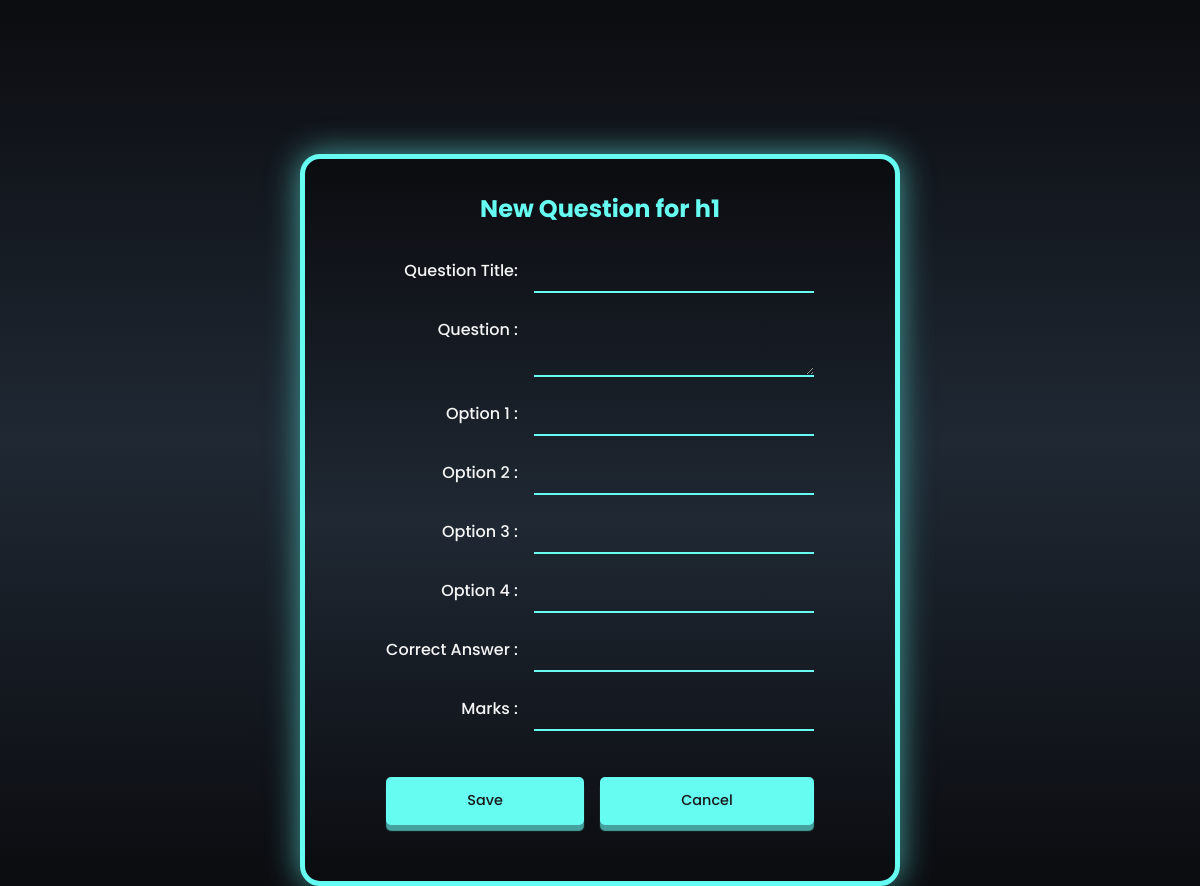
Page /new_question/1/1 on the earlier database version.
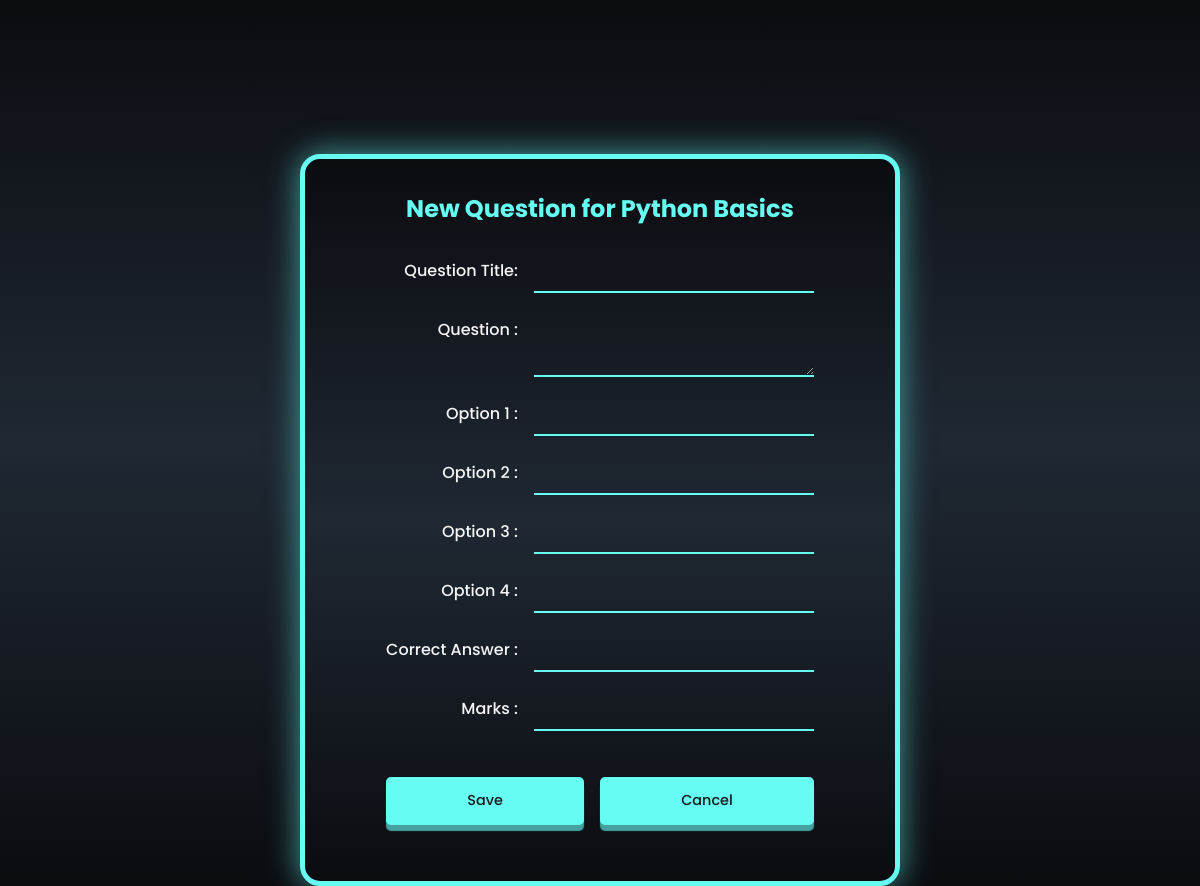
Same page on the later database version.
### models/models.py (models this page shows)
class Chapter(db.Model):
  id = db.Column(db.Integer, primary_key=True, nullable=False)
  name = db.Column(db.String(50), unique=True, nullable=False)
  description = db.Column(db.String(120), nullable=False)
  subject_id = db.Column(db.Integer, db.ForeignKey('subject.id'), nullable=False)
  questions = db.relationship('Question', backref='chapter', cascade="all, delete-orphan")
  quizes = db.relationship('Quiz', backref='chapter', cascade = "all, delete-orphan")

### controllers/routes.py (the view, shortened to what this page needs)
@admin_required
@app.route('/new_question/<int:quiz_id>/<int:chapter_id>', methods = ['GET', 'POST'])
def new_question(quiz_id, chapter_id):
    quiz = Quiz.query.filter_by(id = quiz_id).first()
    chapter = Chapter.query.filter_by(id = chapter_id).first()
    return render_template('question_form.html', chapter = chapter, quiz = quiz)

### templates/question_form.html (shortened to what this page needs)
{% extends 'base.html' %}
{% block content %}
    {% if question %}
    <div class="new-question-form" style="margin-top:20%;width: 50%;">
        <div class="heading">
            <h2>Update Question</h2>
        </div>
        <form action="/update_question/{{question.id}}" method="post" style="justify-self: center;">
            <div class="input-field"><label for="q-title">Question Title: </label><input type="text" name="q-title" id="q-title"
                value="{{question.question_title}}"></div>
            <div class="input-field"><label for="question">Question : </label><textarea id="question" name="question" type="text" required>{{question.question}}</textarea></div>
            <div class="input-field"><label for="option_1">Option 1 : </label><input id="option_1" name="option_1" type="text"
                value="{{question.option_1}}"></div>
            <div class="input-field"><label for="option_2">Option 2 : </label><input id="option_2" name="option_2" type="text"
                value="{{question.option_2}}"></div>
            <div class="input-field"><label for="option_3">Option 3 : </label><input id="option_3" name="option_3" type="text"
                value="{{question.option_3}}"></div>
            <div class="input-field"><label for="option_4">Option 4 : </label><input id="option_4" name="option_4" type="text"
                value="{{question.option_4}}"></div>
            <div class="input-field"><label for="correct_answer">Correct Answer : </label><input id="correct_answer" name="correct_answer" type="text" value="{{question.correct_answer}}" required></div>
            <div class="input-field"><label for="marks">Marks : </label><input id="marks" name="marks" type="number" value="{{question.marks}}" required></div>
            <div class="input-field"><button type="submit" class="button">Update</button>
            <a class="button" href="{{ url_for('quiz_dashboard' ) }}">Cancel</a>
            </div>
        </form>
    </div>
    {% else %}
    <div class="new-question-form" style="margin-top:20%;width: 50%;">
        <div class="heading">
            <h2>New Question for {{chapter.name}}</h2>
        </div>
        <form action="/new_question/{{quiz.id}}/{{chapter.id}}" method="post" style="justify-self: center;">
            <div class="input-field"><label for="q-title">Question Title: </label><input type="text" name="q-title" id="q-title"></div>
            <div class="input-field"><label for="question">Question : </label><textarea id="question" name="question" type="text" required></textarea></div>
            <div class="input-field"><label for="option_1">Option 1 : </label><input id="option_1" name="option_1" type="text" required></div>
            <div class="input-field"><label for="option_2">Option 2 : </label><input id="option_2" name="option_2" type="text" required></div>
            <div class="input-field"><label for="option_3">Option 3 : </label><input id="option_3" name="option_3" type="text" required></div>
            <div class="input-field"><label for="option_4">Option 4 : </label><input id="option_4" name="option_4" type="text" required></div>
            <div class="input-field"><label for="correct_answer">Correct Answer : </label><input id="correct_answer" name="correct_answer" type="text" required></div>
            <div class="input-field"><label for="marks">Marks : </label><input id="marks" name="marks" type="number" required></div>
            <div class="input-field"><button type="submit" class="button">Save</button>
            <a class="button" href="{{ url_for('quiz_dashboard' ) }}">Cancel</a>
            </div>
        </form>
    </div>
    {% endif %}
{% endblock %}

Differences in the rows shown:
changed Chapter: name "h1" → "Python Basics"
